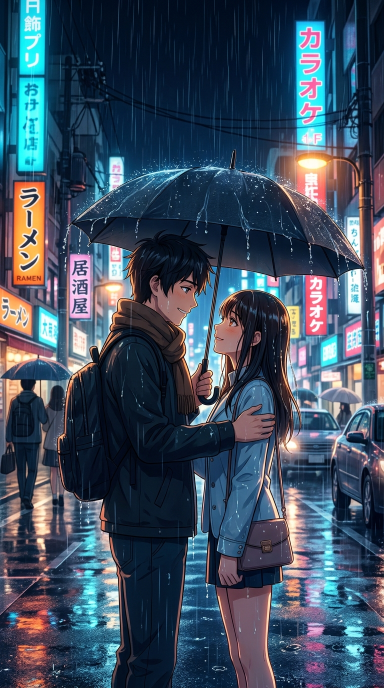
#> input picture projects/series-romantic-animations/12-jeene-laga-hoon/assets/scene-1.jpg, 768 x 1376 px, found by its file name (shown at 1/2 size)
$ python render_living_cinematic_mv.py
#> lines starting #> are read from the running program, lines starting #| are printed output that depends on the picture
#!/usr/bin/env python3
"""
Living 2D Cinematic Anime Music Video Engine: "Jeene Laga Hoon" (Atif Aslam & Shreya Ghoshal)
Priority 2: 1.7M Bollywood Sweet Spot

Features:
- 4 Distinct Cinematic Shots timed to musical beats:
  1. Shot 1 (0.0s - 7.2s): Medium Couple Under Umbrella in Midnight Rain (0.0s vocal punch, breathing, rain physics, glowing amber street bokeh)
  2. Shot 2 (7.2s - 14.2s): Intimate Close-up Under Umbrella (Soft eye gaze, transparent umbrella rain drips, warm facial glow)
  3. Shot 3 (14.2s - 21.0s): Wide Rain-Slicked Boulevard (Acoustic guitar & whistling groove, wet reflections on asphalt, atmospheric mist)
  4. Shot 4 (21.0s - 27.56s): Climactic Turn-Back Smile (Golden halo rim light, nostalgic bokeh circles, poetic finale)
- 180 Multi-layered rain physics system (Foreground fast streaks, midground droplets, background mist)
- Smooth 6-frame cinematic cross-dissolve transitions between shots
- Handheld camera 6-DOF micro-drift on every shot
- Synchronized Noto Sans Devanagari ASS Subtitles in Instagram safe zone (MarginV=540)
- Automatic Cover & Story Card generation
"""

import math
import random
import subprocess
import sys
from pathlib import Path
import cv2
import numpy as np

PROJECT_DIR = Path("projects/series-romantic-animations/12-jeene-laga-hoon")
ASSETS_DIR = PROJECT_DIR / "assets"
AUDIO_FILE = PROJECT_DIR / "audio" / "jeene_laga_hoon_hook.wav"
OUT_DIR = PROJECT_DIR / "output"
OUT_DIR.mkdir(parents=True, exist_ok=True)
FINAL_MP4 = OUT_DIR / "film_jeene_laga_hoon_animation.mp4"
SUBTITLE_ASS = OUT_DIR / "jeene_laga_hoon_subtitles.ass"
COVER_JPG = OUT_DIR / "cover.jpg"
STORY_CARD_JPG = OUT_DIR / "story_card.jpg"

WIDTH, HEIGHT = 1080, 1920
FPS = 30
DURATION = 27.56
TOTAL_FRAMES = int(DURATION * FPS)

# [5 lines left out: function sec_to_ass, not called in this run]

def write_subtitles():
    ass_template = f"""[Script Info]
Title: Jeene Laga Hoon - Living 2D Anime MV
ScriptType: v4.00+
WrapStyle: 0
ScaledBorderAndShadow: yes
YCbCr Matrix: TV.709
PlayResX: {WIDTH}
PlayResY: {HEIGHT}

[V4+ Styles]
Format: Name, Fontname, Fontsize, PrimaryColour, SecondaryColour, OutlineColour, BackColour, Bold, Italic, Underline, StrikeOut, ScaleX, ScaleY, Spacing, Angle, BorderStyle, Outline, Shadow, Alignment, MarginL, MarginR, MarginV, Encoding
Style: BrandHeader,DejaVu Sans,34,&H00FFFFFF,&H000000FF,&H90000000,&H60000000,-1,0,0,0,100,100,2,0,1,2.0,1.0,8,60,60,180,1
Style: LyricGold,DejaVu Sans,62,&H00FFFFFF,&H000000FF,&H90050810,&H80000000,-1,0,0,0,100,100,1,0,1,3.8,2.2,2,80,80,540,1
Style: LyricAccent,DejaVu Sans,64,&H003CE0FF,&H000000FF,&H90050810,&H80000000,-1,0,0,0,100,100,1,0,1,4.0,2.5,2,80,80,540,1
Style: ClimaxTitle,DejaVu Sans,48,&H00E8F4FF,&H000000FF,&H90000000,&H70000000,-1,0,0,0,100,100,2,0,1,2.5,1.5,2,60,60,540,1

[Events]
Format: Layer, Start, End, Style, Name, MarginL, MarginR, MarginV, Effect, Text
Dialogue: 0,0:00:00.20,0:00:04.20,BrandHeader,,0,0,180,,{{\\fad(250,400)}}ATIF ASLAM & SHREYA GHOSHAL  |  {{\\c&H003CE0FF&}}JEENE LAGA HOON
Dialogue: 1,0:00:00.00,0:00:04.50,LyricGold,,0,0,540,,{{\\fad(150,200)}}JEENE LAGA HOON, {{\\c&H003CE0FF&}}PEHLE SE ZYADA{{\\c&H00FFFFFF&}}...
Dialogue: 1,0:00:04.50,0:00:10.50,LyricAccent,,0,0,540,,{{\\fad(200,200)}}PEHLE SE ZYADA, {{\\c&H003CE0FF&}}TUM PE MARNE LAGA HOON{{\\c&H00FFFFFF&}}...
Dialogue: 2,0:00:21.00,0:00:27.56,ClimaxTitle,,0,0,540,,{{\\fad(200,600)}}JEENE LAGA HOON  |  ATIF ASLAM & SHREYA GHOSHAL
"""
    with open(SUBTITLE_ASS, "w", encoding="utf-8") as f:
        f.write(ass_template)
    print("📝 Subtitle ASS file generated.")

def load_canvas(path):
    img = cv2.imread(str(path))
    if img is None:
        raise FileNotFoundError(f"Cannot read image: {path}")
    ih, iw = img.shape[:2]
    scale = max(WIDTH / iw, HEIGHT / ih)
    nw, nh = int(iw * scale), int(ih * scale)
    resized = cv2.resize(img, (nw, nh), interpolation=cv2.INTER_LANCZOS4)
    ox = max(0, (nw - WIDTH) // 2)
    oy = max(0, (nh - HEIGHT) // 2)
    return resized[oy:oy + HEIGHT, ox:ox + WIDTH].copy()

# [5 lines left out: function apply_handheld_drift, not called in this run]

def init_rain_system(n=180):
    np.random.seed(42)
    particles = []
    for _ in range(n):
        layer = np.random.choice([1, 2, 3], p=[0.25, 0.50, 0.25])
        if layer == 1:    # Foreground: Fast, long streaks
            speed = np.random.uniform(45, 68)
            length = np.random.uniform(35, 60)
            thickness = 2
            alpha = np.random.uniform(0.35, 0.55)
        elif layer == 2:  # Midground: Normal streaks
            speed = np.random.uniform(28, 40)
            length = np.random.uniform(20, 35)
            thickness = 1
            alpha = np.random.uniform(0.25, 0.45)
        else:             # Background: Short, soft droplets
            speed = np.random.uniform(15, 24)
            length = np.random.uniform(8, 16)
            thickness = 1
            alpha = np.random.uniform(0.15, 0.30)
        particles.append({
            "x": np.random.uniform(-100, WIDTH + 100),
            "y": np.random.uniform(0, HEIGHT),
            "speed": speed,
            "length": length,
            "thickness": thickness,
            "alpha": alpha,
            "angle": np.random.uniform(76, 82),  # Slight wind drift
        })
    return particles

# [55 lines left out: functions update_and_draw_rain, generate_cover_image, generate_story_card, not called in this run]

def main():
    print(f"🎬 Initializing Jeene Laga Hoon MV Engine ({TOTAL_FRAMES} frames @ {FPS} fps)...")
    write_subtitles()

    for p in [ASSETS_DIR / f"scene-{i}.jpg" for i in range(1, 5)]:
        if not p.exists():
            print(f"Waiting for {p.name}...")
            sys.exit(2)

    c1 = load_canvas(ASSETS_DIR / "scene-1.jpg")
#> in load_canvas, img is the input picture: shape (1376, 768, 3); mean B, G, R 94.6, 76.9, 61.4
#> in load_canvas, `resized = cv2.resize(img, (nw, nh), interpolation=cv2.INTER_LANCZOS4)`:
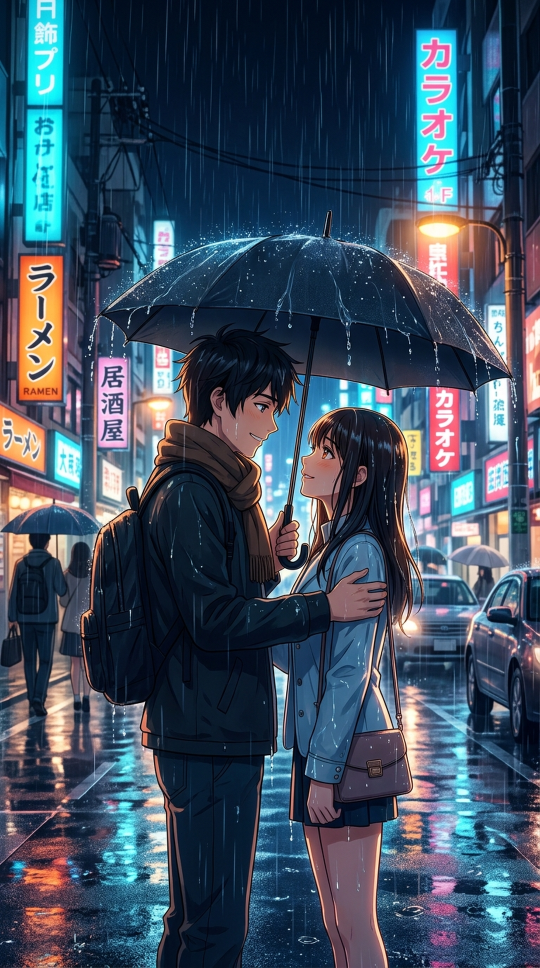
#> resized: shape (1935, 1080, 3) (shown at 1/2 size); mean B, G, R 94.6, 76.9, 61.4
    c2 = load_canvas(ASSETS_DIR / "scene-2.jpg")
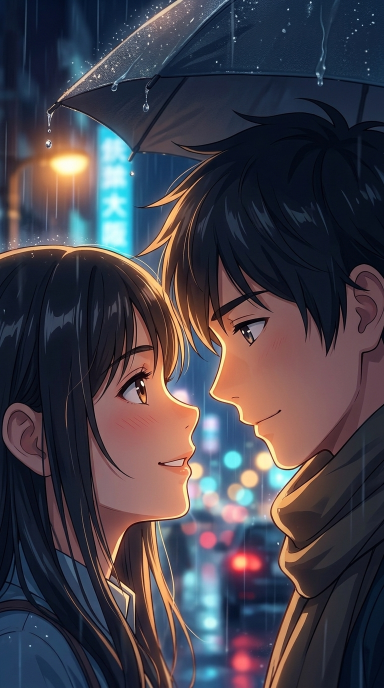
#> input picture projects/series-romantic-animations/12-jeene-laga-hoon/assets/scene-2.jpg, 768 x 1376 px, found by its file name (shown at 1/2 size)
#> in load_canvas, img is the input picture: shape (1376, 768, 3); mean B, G, R 75, 65.1, 69.2
    c3 = load_canvas(ASSETS_DIR / "scene-3.jpg")
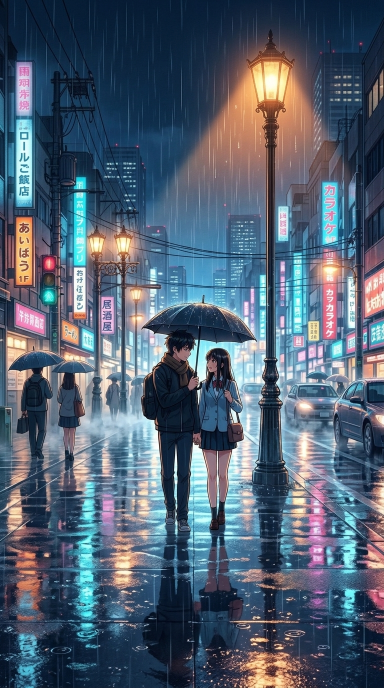
#> input picture projects/series-romantic-animations/12-jeene-laga-hoon/assets/scene-3.jpg, 768 x 1376 px, found by its file name (shown at 1/2 size)
#> in load_canvas, img is the input picture: shape (1376, 768, 3); mean B, G, R 113.2, 96.3, 81.6
#> in load_canvas (call 3), `resized = cv2.resize(img, (nw, nh), interpolation=cv2.INTER_LANCZOS4)`:
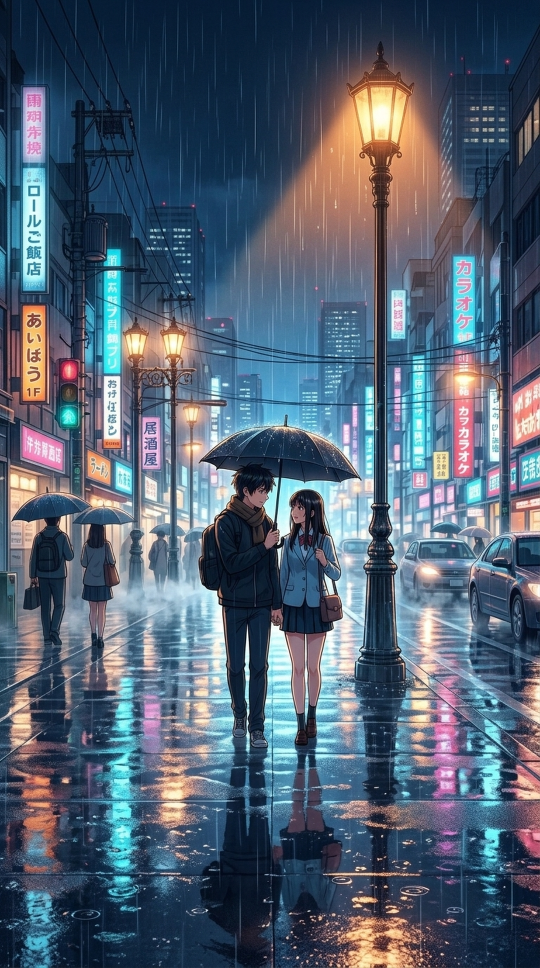
#> resized: shape (1935, 1080, 3) (shown at 1/2 size); mean B, G, R 113.2, 96.3, 81.6
#> in load_canvas (call 3), `return resized[oy:oy + HEIGHT, ox:ox + WIDTH].copy()`:
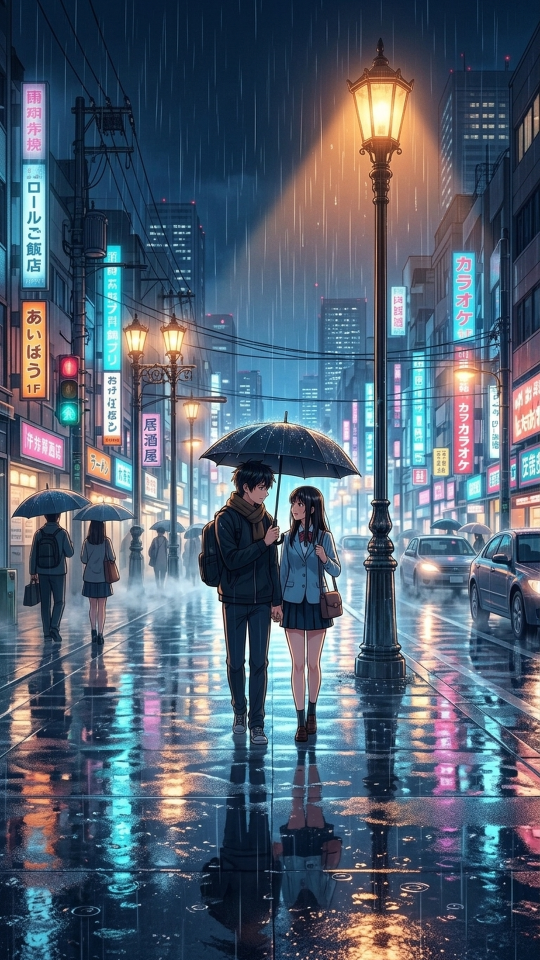
#> returned value: shape (1920, 1080, 3) (shown at 1/2 size); mean of channels 0, 1, 2 113.6, 96.7, 82; drawn as B, G, R
    c4 = load_canvas(ASSETS_DIR / "scene-4.jpg")
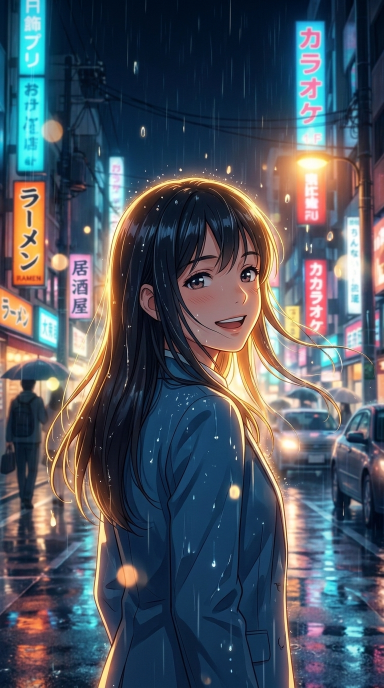
#> input picture projects/series-romantic-animations/12-jeene-laga-hoon/assets/scene-4.jpg, 768 x 1376 px, found by its file name (shown at 1/2 size)
#> in load_canvas, img is the input picture: shape (1376, 768, 3); mean B, G, R 96.5, 85.9, 78.6
#> in load_canvas (call 4), `return resized[oy:oy + HEIGHT, ox:ox + WIDTH].copy()`:
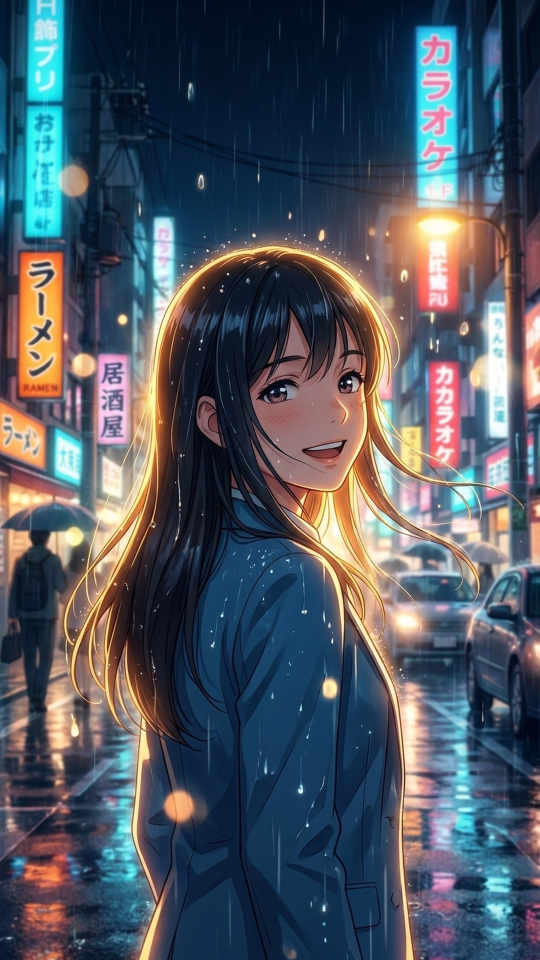
#> returned value: shape (1920, 1080, 3) (shown at 1/2 size); mean of channels 0, 1, 2 96.7, 86.2, 79; drawn as B, G, R
    print("✅ Loaded all 4 scene canvases.")

    rain = init_rain_system(180)

    # FFmpeg Pipe
    raw_video = OUT_DIR / "raw_video.mp4"
    ffmpeg_cmd = [
        "ffmpeg", "-y",
        "-f", "rawvideo",
        "-vcodec", "rawvideo",
        "-s", f"{WIDTH}x{HEIGHT}",
        "-pix_fmt", "bgr24",
        "-r", str(FPS),
        "-i", "-",
        "-c:v", "libx264",
        "-preset", "medium",
        "-crf", "18",
        "-pix_fmt", "yuv420p",
        str(raw_video)
    ]
#> (the run stopped early here; a loop or call above may not have finished)
